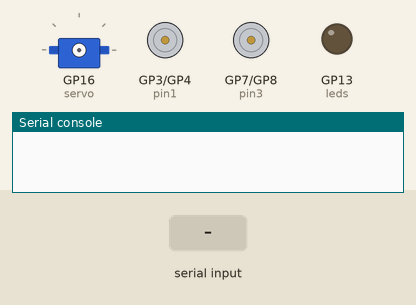
This program was run on a simulated Raspberry Pi Pico running MicroPython. Shown: servo, motor-driver pin pairs drawn as motors (green arrow = first pin HIGH = forward, orange = second pin HIGH = backward, longer = more drive, scaled by the enable pin), output pins drawn as LEDs (lit = HIGH), the last lines printed to the serial console. Inputs (shaded band) come from the test bench. Servo angles are drawn from the pulse width (0.5 ms = 0°, 2.5 ms = 180°).

Above: at 1.2 s.
1.3 s: "dc:motor.forward\n" received over the second serial link
At 1.8 s:
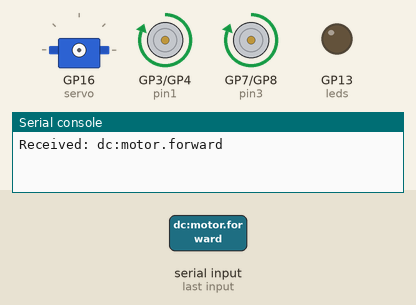
2.8 s: "dc:motor.backward\n" received over the second serial link
At 4.0 s:
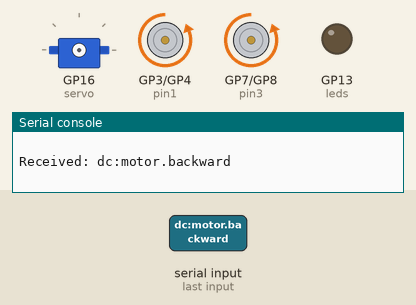
4.3 s: "servo.left\n" received over the second serial link
5.8 s: "dc:motor.stop\n" received over the second serial link
At 6.6 s:
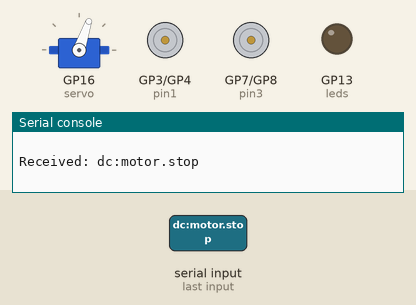
7.3 s: "servo.center\n" received over the second serial link
At 7.7 s:
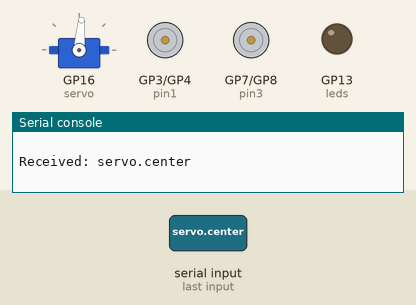
8.8 s: "lights.on\n" received over the second serial link
At 10.1 s:
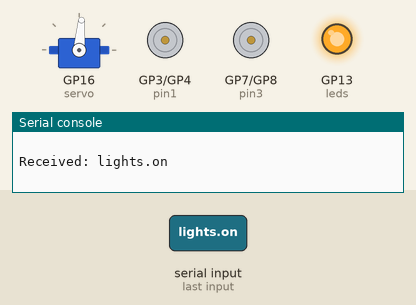
Timing chart, 0 to 11.3 s (numbered marks = the images above; inputs shaded):
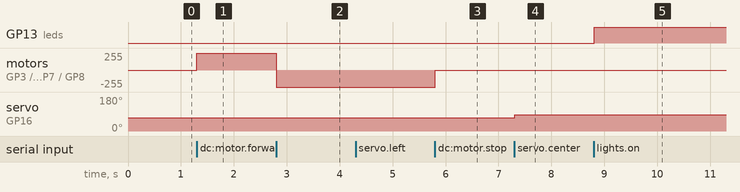

The program:

main.py
```python
from dcmotor import DCMotor
from machine import Pin, PWM, UART
from time import sleep

frequency = 1000

pin1 = Pin(3, Pin.OUT)
pin2 = Pin(4, Pin.OUT)
pin3 = Pin(7, Pin.OUT)
pin4 = Pin(8, Pin.OUT)
enable1 = PWM(Pin(2), frequency)
enable2 = PWM(Pin(6), frequency)

dc_motors = DCMotor(pin1, pin2, pin3, pin4, enable1, enable2)

# Initialize LED on pin 13
leds = Pin(13, Pin.OUT)

# Set min duty cycle (15000) and max duty cycle (65535)
#dc_motor = DCMotor(pin1, pin2, enable, 15000, 65535)

# Initialize UART0
uart = UART(0, baudrate=9600, tx=Pin(0), rx=Pin(1))

# Initialize PWM on pin 16 for servo control
servo = PWM(Pin(16))
servo.freq(50)  # Set PWM frequency to 50Hz, common for servo motors

def interval_mapping(x, in_min, in_max, out_min, out_max):
    """
    Maps a value from one range to another.
    This function is useful for converting servo angle to pulse width.
    """
    return (x - in_min) * (out_max - out_min) / (in_max - in_min) + out_min

def servo_write(pin, angle):
    """
    Moves the servo to a specific angle.
    The angle is converted to a suitable duty cycle for the PWM signal.
    """
    pulse_width = interval_mapping(
        angle, 0, 180, 0.5, 2.5
    )  # Map angle to pulse width in ms
    duty = int(
        interval_mapping(pulse_width, 0, 20, 0, 65535)
    )  # Map pulse width to duty cycle
    pin.duty_u16(duty)  # Set PWM duty cycle

def parse_command(command):
    # Strip whitespace and newline characters
    cmd = command.strip()

    if cmd == "dc:motor.forward":
        dc_motors.forward(100)
    elif cmd == "dc:motor.backward":
        dc_motors.backwards(100)
    elif cmd == "dc:motor.stop":
        dc_motors.stop()
    elif cmd == "servo.left":
        servo_write(servo, 71)
    elif cmd == "servo.center":
        servo_write(servo, 85)
    elif cmd == "servo.right":
        servo_write(servo, 99)
    elif cmd == "lights.on":
        leds.value(1)
    elif cmd == "lights.off":
        leds.value(0)
    else:
        print("Unknown command:", cmd)

# Main loop
while True:
    if uart.any():
        received = uart.readline()  # Read entire line
        try:
            cmd_str = received.decode('utf-8')
            print("Received:", cmd_str)
            parse_command(cmd_str)
        except Exception as e:
            print("Error decoding:", e)

    sleep(0.1)
```

dcmotor.py
```python
# Rui Santos & Sara Santos - Random Nerd Tutorials
# Complete project details at https://RandomNerdTutorials.com/raspberry-pi-pico-dc-motor-micropython/

class DCMotor:
    def __init__(self, pin1, pin2, pin3, pin4, enable_pin1, enable_pin2, min_duty=15000, max_duty=65535):
        self.pin1 = pin1
        self.pin2 = pin2
        self.pin3 = pin3
        self.pin4 = pin4
        self.enable_pin1 = enable_pin1
        self.enable_pin2 = enable_pin2
        self.min_duty = min_duty
        self.max_duty = max_duty

    def forward(self, speed):
        self.speed = speed
        self.enable_pin1.duty_u16(self.duty_cycle(self.speed))
        self.enable_pin2.duty_u16(self.duty_cycle(self.speed))
        self.pin1.value(1)
        self.pin2.value(0)
        self.pin3.value(1)
        self.pin4.value(0)

    def backwards(self, speed):
        self.speed = speed
        self.enable_pin1.duty_u16(self.duty_cycle(self.speed))
        self.enable_pin2.duty_u16(self.duty_cycle(self.speed))
        self.pin1.value(0)
        self.pin2.value(1)
        self.pin3.value(0)
        self.pin4.value(1)

    def stop(self):
        self.enable_pin1.duty_u16(0)
        self.enable_pin2.duty_u16(0)
        self.pin1.value(0)
        self.pin2.value(0)
        self.pin3.value(0)
        self.pin4.value(0)

    def duty_cycle(self, speed):
        if speed <= 0 or speed > 100:
            duty_cycle = 0
        else:
            duty_cycle = int(self.min_duty + (self.max_duty - self.min_duty) * (speed / 100))
        return duty_cycle
```

Measured:
- after the input at 1.3 s, motor on GP3 (pin1) / GP4 (pin2), motor on GP7 (pin3) / GP8 (pin4): stopped → forward 255/255 at once
- after the input at 2.8 s, motor on GP3 (pin1) / GP4 (pin2), motor on GP7 (pin3) / GP8 (pin4): forward 255/255 → backward 255/255 at once
- after the input at 5.8 s, motor on GP3 (pin1) / GP4 (pin2), motor on GP7 (pin3) / GP8 (pin4): backward 255/255 → stopped at once
- after the input at 7.3 s, servo on GP16 (servo): 71° → 85° at once
- after the input at 8.8 s, GP13 (leds): LOW → HIGH at once
